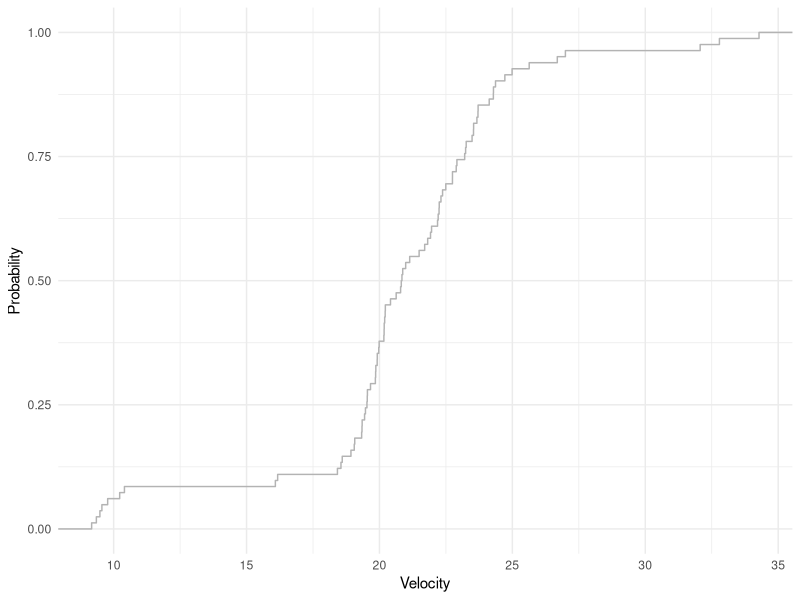
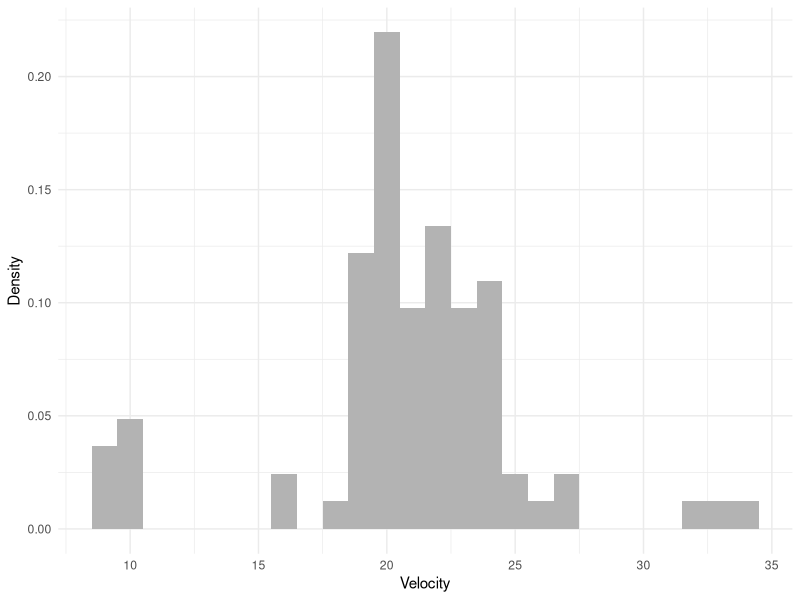
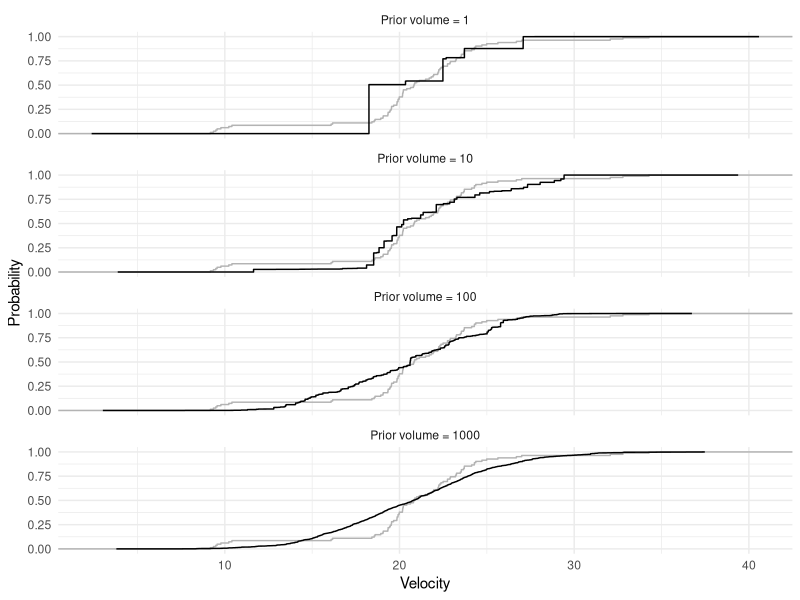
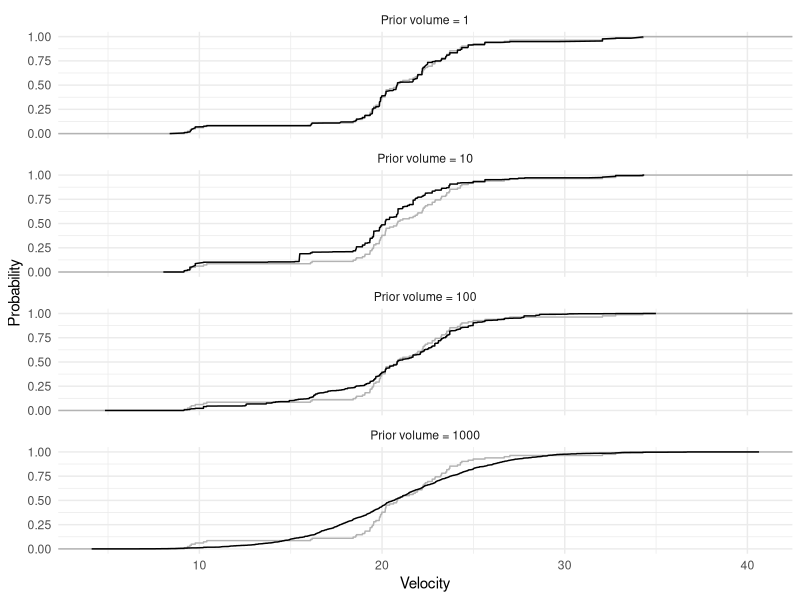
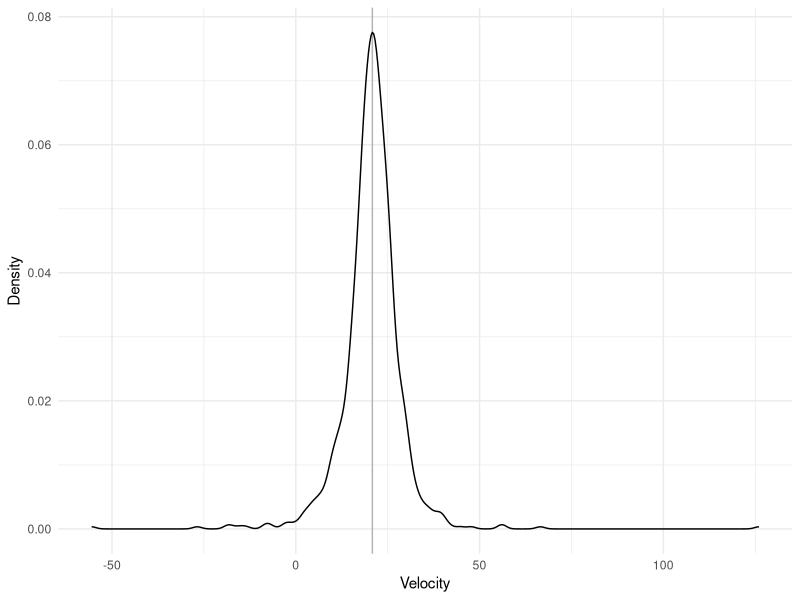
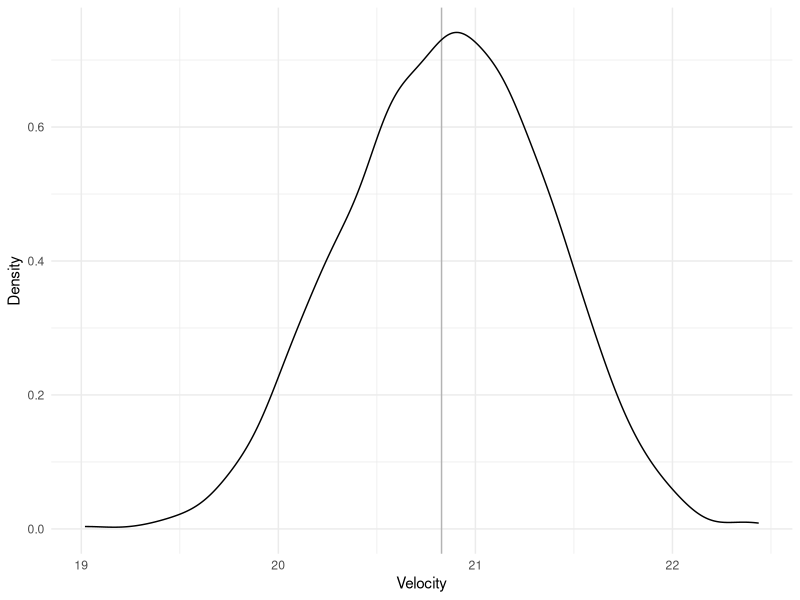
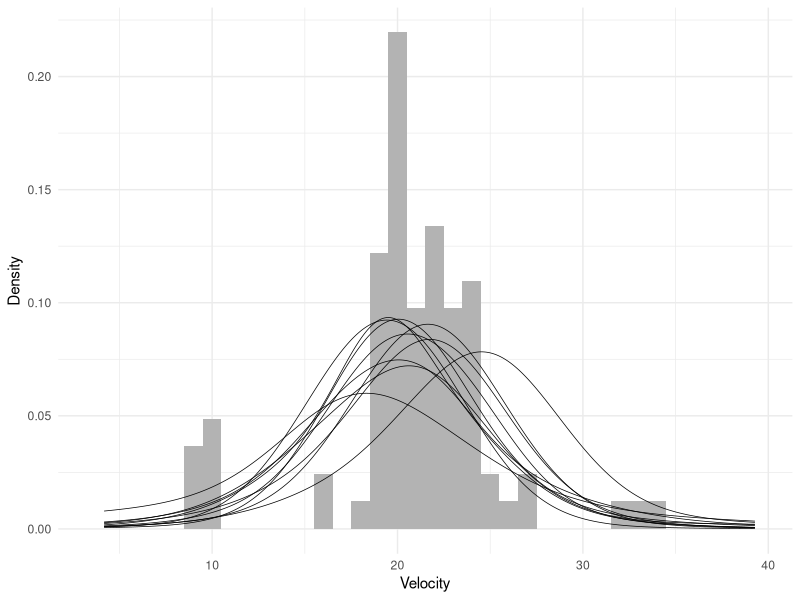
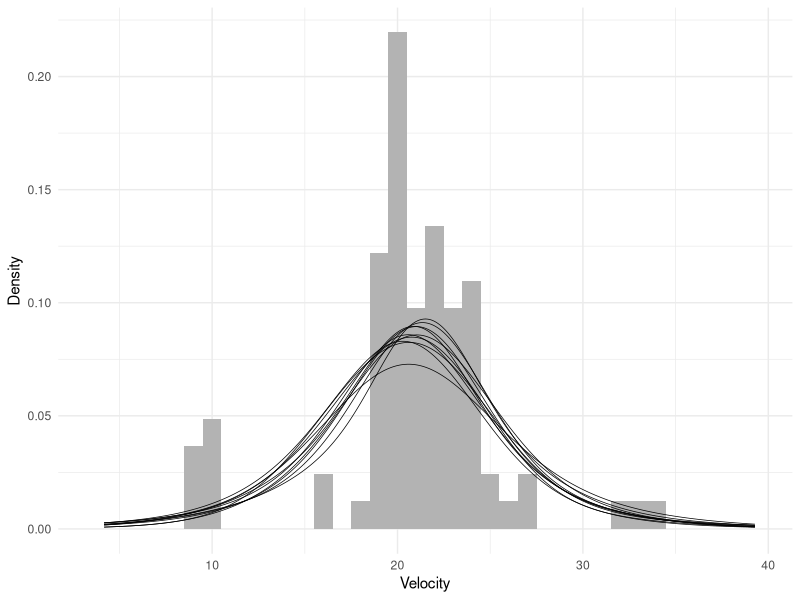

Recreate these plots in R, in order.
## ---- chunk 1
library(MASS)
library(tidyverse)

theme_set(theme_minimal())
## ---- chunk 2
geom_reference <- function(data, type = 'cdf', binwidth = 1) {
  if (type == 'cdf') {
    stat_ecdf(data = data,
              mapping = aes(x),
              color = 'gray70')
  } else if (type == 'pdf') {
    geom_density(data = data,
                 mapping = aes(x),
                 color = 'gray70')
  } else if (type == 'histogram') {
    geom_histogram(data = data,
                   mapping = aes(x, y = ..count.. / sum(..count..)),
                   binwidth = binwidth,
                   fill = 'gray70')
  }
}
## ---- chunk 3
data <- tibble(x = galaxies / 1000)
## ---- chunk 4
ggplot() +
  geom_reference(data) +
  labs(x = 'Velocity', y = 'Probability')
## ---- chunk 5
ggplot() +
  geom_reference(data, type = 'histogram') +
  labs(x = 'Velocity', y = 'Density')
## ---- chunk 6
stick_break <- function(l, alpha, beta) {
  q <- rbeta(l, shape1 = alpha, shape2 = beta)
  q <- c(head(q, -1), 1)
  list(p = q * c(1, cumprod(1 - head(q, -1))), q = q)
}

nu_prior <- function(lambda = 1, mu0 = 0, sigma0 = 1) {
  sample_P0 <- function(l) rnorm(l, mean = mu0, sd = sigma0)
  list(sample_P0 = sample_P0, lambda = lambda)
}

nu_posterior <- function(x, lambda = 1, mu0 = 0, sigma0 = 1) {
  prior <- nu_prior(lambda = lambda, mu0 = mu0, sigma0 = sigma0)
  sample_P0 <- function(l) {
    i <- rbernoulli(l, p = lambda / (lambda + length(x)))
    i * prior$sample_P0(l) + (1 - i) * sample(x, l, replace = TRUE)
  }
  list(sample_P0 = sample_P0, lambda = lambda + length(x))
}

sample_DP <- function(l, nu) {
  x <- nu$sample_P0(l)
  p <- stick_break(l, 1, nu$lambda)$p
  tibble(x = x, p = p)
}

plot_distribution <- function(sample, reference) {
  sample <- sample %>%
    arrange(x) %>%
    mutate(p = cumsum(p))
  ggplot() +
    geom_reference(reference) +
    geom_line(data = sample, mapping = aes(x, p)) +
    labs(x = 'Velocity', y = 'Probability')
}
## ---- chunk 7
set.seed(42)

tibble(lambda = c(1, 10, 100, 1000)) %>%
  mutate(data = map(lambda, ~ sample_DP(l = 10000,
                                        nu = nu_prior(lambda = .x,
                                                      mu0 = mean(data$x),
                                                      sigma0 = sd(data$x))))) %>%
  unnest(data) %>%
  mutate(lambda = str_c('Prior volume = ', lambda)) %>%
  group_by(lambda) %>%
  plot_distribution(data) +
  facet_wrap(vars(lambda), ncol = 1)
## ---- chunk 8
set.seed(42)

tibble(lambda = c(1, 10, 100, 1000)) %>%
  mutate(data = map(lambda, ~ sample_DP(l = 10000,
                                        nu = nu_posterior(data$x,
                                                          lambda = .x,
                                                          mu0 = mean(data$x),
                                                          sigma0 = sd(data$x))))) %>%
  unnest(data) %>%
  mutate(lambda = str_c('Prior volume = ', lambda)) %>%
  group_by(lambda) %>%
  plot_distribution(data) +
  facet_wrap(vars(lambda), ncol = 1)
## ---- chunk 9
sample_Ptheta_prior <- function(l, mu0 = 0, kappa0 = 1, nu0 = 3, sigma0 = 1) {
  sigma <- sqrt((nu0 * sigma0^2) / rchisq(l, nu0))
  # sigma <- sqrt(1 / rgamma(l, nu0 / 2, nu0 * sigma0^2 / 2))
  mu <- rnorm(l, mu0, sigma / sqrt(kappa0))
  tibble(mu = mu, sigma = sigma)
}

sample_Ptheta_posterior <- function(l, x, mu0 = mean(x), kappa0 = 1, nu0 = 3, sigma0 = sd(x)) {
  n1 <- length(x)
  if (n1 == 0) {
    mu1 <- 0
    ss1 <- 0
  } else {
    mu1 <- mean(x)
    ss1 <- sum((x - mu1)^2)
  }
  sample_Ptheta_prior(
    l = l,
    mu0 = kappa0 / (kappa0 + n1) * mu0 + n1 / (kappa0 + n1) * mu1,
    kappa0 = kappa0 + n1,
    nu0 = nu0 + n1,
    sigma0 = sqrt((nu0 * sigma0^2 + ss1 + kappa0 * n1 / (kappa0 + n1) * (mu1 - mu0)^2) / (nu0 + n1))
  )
}

sample_Plambda_prior <- function(l, alpha0 = 2, beta0 = 0.1) {
  rgamma(l, alpha0, beta0)
}

sample_Plambda_posterior <- function(l, q, alpha0 = 2, beta0 = 0.1) {
  sample_Plambda_prior(
    l = l,
    alpha0 = alpha0 + length(q) - 1,
    beta0 = beta0 - sum(log(head(q, -1)))
  )
}

evaluate_Px <- function(x, theta) {
  dnorm(x, theta$mu, sqrt(theta$sigma))
}

evaluate_Pm_ <- function(draw, grid, type = 'cdf') {
  if (type == 'cdf') {
    method <- pnorm
  } else if (type == 'pdf') {
    method <- dnorm
  } else if (type == 'histogram') {
    method <- dnorm
  }
  bind_cols(draw$theta, tibble(p = draw$stick$p)) %>%
    mutate(.component = row_number()) %>%
    select(.component, everything()) %>%
    mutate(data = map2(mu, sigma, function(mu, sigma) {
                                  tibble(x = grid,
                                         y = method(grid, mu, sigma))
                                  })) %>%
    unnest(data) %>%
    group_by(x) %>%
    summarize(y = sum(p * y), .groups = 'drop')
}

evaluate_Pm <- function(draws, grid, ...) {
  process <- function(i) {
    evaluate_Pm_(draws[[i]], grid, ...) %>%
      mutate(.draw = i) %>%
      select(.draw, everything())
  }
  sapply(1:length(draws), process, simplify = FALSE) %>%
    bind_rows()
}

count_subjects <- function(m, k) {
  n <- rep(0, m)
  k <- as.data.frame(table(k))
  n[as.numeric(levels(k[ , 1]))[k[ , 1]]] <- k[ , 2]
  n
}

update_k <- function(x, state, prior_only = FALSE) {
  m <- length(state$stick$p)
  n <- length(x)
  if (prior_only) {
    x <- rep(x, each = m)
    theta <- state$theta %>% slice(rep(1:m, n))
    p <- matrix(evaluate_Px(x, theta), nrow = m, ncol = n)
    p <- sweep(p, 1, state$stick$p, `*`)
    p <- sweep(p, 2, colSums(p), `/`)
  } else {
    p <- matrix(rep(1 / m, m * n), nrow = m, ncol = n)
  }
  apply(p, 2, function(p) sample(1:m, 1, prob = p))
}

update_stick <- function(x, state, prior_only = FALSE) {
  m <- length(state$stick$p)
  if (prior_only) {
    alpha <- 1
    beta <- state$lambda
  } else {
    n <- count_subjects(m, state$k)
    alpha <- 1 + n
    beta <- state$lambda + sum(n) - cumsum(n)
  }
  stick_break(m, alpha, beta)
}

update_theta <- function(x, state, prior_only = FALSE, ...) {
  m <- length(state$stick$p)
  if (prior_only) {
    sapply(1:m, function(i) sample_Ptheta_prior(1, ...), simplify = FALSE) %>%
      bind_rows()
  } else {
    sapply(1:m, function(i) sample_Ptheta_posterior(1, x[state$k == i], ...),
           simplify = FALSE) %>%
      bind_rows()
  }
}

update_lambda <- function(x, state, prior_only = FALSE, ...) {
  if (prior_only) {
    sample_Plambda_prior(1, ...)
  } else {
    sample_Plambda_posterior(1, state$stick$q, ...)
  }
}

sample_DPM <- function(x, m, l,
                       n0 = 3,
                       mu0 = mean(x),
                       kappa0 = n0,
                       nu0 = n0,
                       sigma0 = sd(x),
                       lambda0 = 1,
                       alpha0 = n0,
                       beta0 = sqrt(n0) / 10,
                       prior_only = FALSE) {
  theta_prior <- list(
    mu0 = mu0,
    kappa0 = kappa0,
    nu0 = nu0,
    sigma0 = sigma0
  )
  lambda_prior <- list(
    alpha0 = alpha0,
    beta0 = beta0
  )
  state <- list(
    k = sample(1:m, length(x), replace = TRUE),
    stick = stick_break(m, 1, lambda0),
    theta = do.call(sample_Ptheta_prior, c(list(m), theta_prior)),
    lambda = lambda0
  )
  draws <- vector('list', l)
  for(i in 1:l) {
    arguments <- list(x, state, prior_only = prior_only)
    state$k <- do.call(update_k, arguments)
    arguments <- list(x, state, prior_only = prior_only)
    state$stick <- do.call(update_stick, arguments)
    arguments <- c(list(x, state, prior_only = prior_only), theta_prior)
    state$theta <- do.call(update_theta, arguments)
    arguments <- c(list(x, state, prior_only = prior_only), lambda_prior)
    state$lambda <- do.call(update_lambda, arguments)
    draws[[i]] <- state
  }
  draws
}

check_predictive <- function(draws, reference, size = 1000, type = 'cdf', ...) {
  grid <- seq(min(reference$x) - 5, to = max(reference$x) + 5, length.out = size)
  sample <- evaluate_Pm(draws, grid, type = type)
  ggplot() +
    geom_reference(reference, type = type, ...) +
    geom_line(data = sample, mapping = aes(x, y, group = .draw), size = 0.25) +
    labs(x = 'Velocity', y = 'Density')
}

summarize_inference <- function(draws, reference, size = 1000, type = 'cdf', ...) {
  grid <- seq(min(reference$x) - 5, to = max(reference$x) + 5, length.out = size)
  sample <- evaluate_Pm(draws, grid, type = type) %>%
    group_by(x) %>%
    summarize(y_mean = mean(y), .groups = 'drop')
  ggplot() +
    geom_reference(reference, type = type, ...) +
    geom_line(data = sample, mapping = aes(x, y_mean), size = 0.25) +
    labs(x = 'Velocity', y = 'Density')
}
## ---- chunk 10
set.seed(42)

sample_Ptheta_prior(1000, mu0 = mean(data$x), sigma0 = sd(data$x)) %>%
  ggplot() +
  geom_vline(xintercept = mean(data$x), color = 'gray70') +
  geom_density(aes(mu)) +
  labs(x = 'Velocity', y = 'Density')
## ---- chunk 11
set.seed(42)

sample_Ptheta_posterior(1000, data$x) %>%
  ggplot() +
  geom_vline(xintercept = mean(data$x), color = 'gray70') +
  geom_density(aes(mu)) +
  labs(x = 'Velocity', y = 'Density')
## ---- chunk 12
set.seed(42)

draws <- sample_DPM(data$x, 25, 1000, prior_only = TRUE)
check_predictive(sample(tail(draws, length(draws) / 2), 10), data,
                 type = 'histogram')
## ---- chunk 13
set.seed(42)

draws <- sample_DPM(data$x, 25, 1000)
check_predictive(sample(tail(draws, length(draws) / 2), 10), data,
                 type = 'histogram')
## ---- chunk 14
tibble(value = sapply(draws, function(draw) length(unique(draw$k)))) %>%
  mutate(draw = row_number()) %>%
  ggplot(aes(draw, value)) +
  geom_line(size = 0.1) +
  labs(x = 'Iteration', y = 'Position')
## ---- chunk 15
summarize_inference(tail(draws, length(draws) / 2), data,
                    type = 'histogram')
